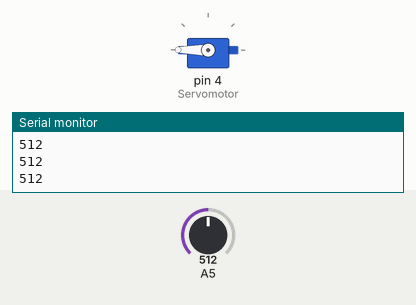
The sketch below on a simulated Arduino Uno, built with avr-gcc and run on an emulated ATmega328P. On the bench: servo, the last lines printed to the serial monitor. Inputs (shaded band) come from the test bench; at power-on: A5 = 512.

Above: at 1.2 s.
1.3 s: A5 set to 410
2.8 s: A5 set to 391
At 4.0 s:
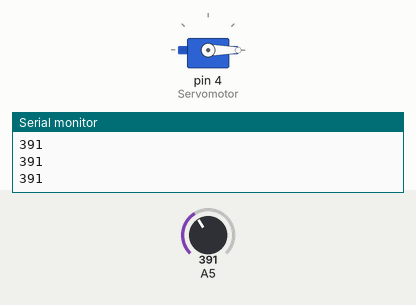
4.3 s: A5 set to 511
At 5.5 s:
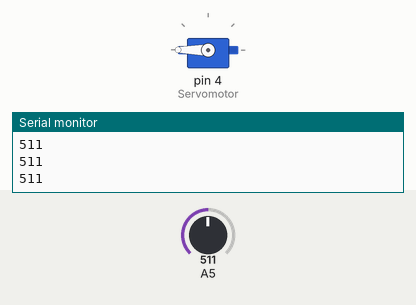
5.8 s: A5 set to 390
At 6.8 s:
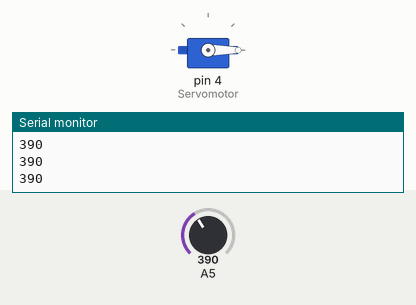
Timing chart, 0 to 8.3 s (numbered marks = the images above; inputs shaded):
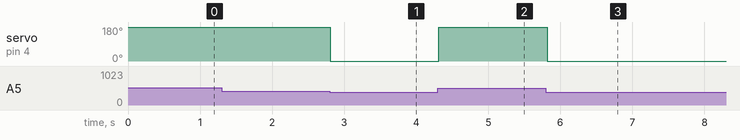

The sketch:

_servo_controling_using_potentiometer1.ino
```cpp
// C++ code
//
#include<Servo.h>
Servo Servomotor;
void setup()
{
  Serial.begin(9600);
  Servomotor.attach(4);
  Servomotor.write(0);
  pinMode(A5,INPUT);
}

void loop()
{
  int c;
  c=analogRead(A5);
  Serial.println(c);
  if(c>400)
  {
  Servomotor.write(270);
  delay(100);
  }
  else
  {
    Servomotor.write(0);
    delay(100);
  }
}
```

Measured:
- the behaviour switches between 401 and 400 on A5 (found by bisection; images 0 and 1)
- after the input at 2.8 s, servo on pin 4 (Servomotor): 180° → 0° at once
- after the input at 4.3 s, servo on pin 4 (Servomotor): 0° → 180° at once
- after the input at 5.8 s, servo on pin 4 (Servomotor): 180° → 0° at once
